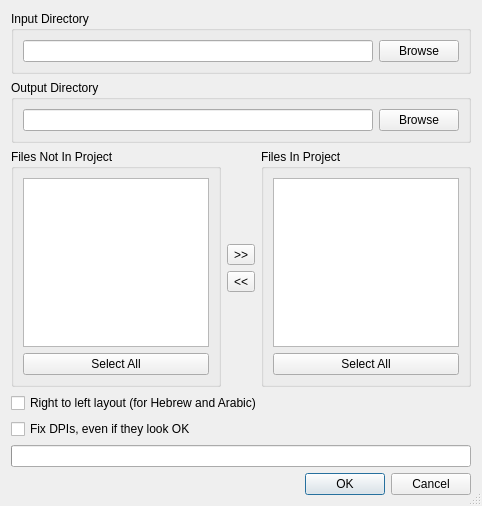
<?xml version="1.0" encoding="UTF-8"?>
<ui version="4.0">
 <class>ProjectFilesDialog</class>
 <widget class="QDialog" name="ProjectFilesDialog">
  <property name="geometry">
   <rect>
    <x>0</x>
    <y>0</y>
    <width>482</width>
    <height>506</height>
   </rect>
  </property>
  <property name="windowTitle">
   <string>Project Files</string>
  </property>
  <property name="sizeGripEnabled">
   <bool>true</bool>
  </property>
  <layout class="QVBoxLayout" name="verticalLayout">
   <item>
    <widget class="QGroupBox" name="groupBox_2">
     <property name="title">
      <string>Input Directory</string>
     </property>
     <layout class="QHBoxLayout">
      <item>
       <widget class="QLineEdit" name="inpDirLine">
        <property name="enabled">
         <bool>true</bool>
        </property>
       </widget>
      </item>
      <item>
       <widget class="QPushButton" name="inpDirBrowseBtn">
        <property name="text">
         <string>Browse</string>
        </property>
       </widget>
      </item>
     </layout>
    </widget>
   </item>
   <item>
    <widget class="QGroupBox" name="groupBox">
     <property name="title">
      <string>Output Directory</string>
     </property>
     <layout class="QHBoxLayout">
      <item>
       <widget class="QLineEdit" name="outDirLine"/>
      </item>
      <item>
       <widget class="QPushButton" name="outDirBrowseBtn">
        <property name="text">
         <string>Browse</string>
        </property>
       </widget>
      </item>
     </layout>
    </widget>
   </item>
   <item>
    <layout class="QHBoxLayout">
     <item>
      <widget class="QGroupBox" name="groupBox_3">
       <property name="title">
        <string>Files Not In Project</string>
       </property>
       <layout class="QVBoxLayout">
        <item>
         <widget class="QListView" name="offProjectList">
          <property name="selectionMode">
           <enum>QAbstractItemView::ExtendedSelection</enum>
          </property>
         </widget>
        </item>
        <item>
         <widget class="QPushButton" name="offProjectSelectAllBtn">
          <property name="text">
           <string>Select All</string>
          </property>
         </widget>
        </item>
       </layout>
      </widget>
     </item>
     <item>
      <layout class="QVBoxLayout">
       <item>
        <spacer>
         <property name="orientation">
          <enum>Qt::Vertical</enum>
         </property>
         <property name="sizeHint" stdset="0">
          <size>
           <width>20</width>
           <height>40</height>
          </size>
         </property>
        </spacer>
       </item>
       <item>
        <widget class="QToolButton" name="addToProjectBtn">
         <property name="toolTip">
          <string>&lt;html&gt;&lt;head&gt;&lt;meta name=&quot;qrichtext&quot; content=&quot;1&quot; /&gt;&lt;style type=&quot;text/css&quot;&gt;
p, li { white-space: pre-wrap; }
&lt;/style&gt;&lt;/head&gt;&lt;body style=&quot; font-family:'Sans Serif'; font-size:9pt; font-weight:400; font-style:normal;&quot;&gt;
&lt;p style=&quot; margin-top:0px; margin-bottom:0px; margin-left:0px; margin-right:0px; -qt-block-indent:0; text-indent:0px;&quot;&gt;Add selected files to project.&lt;/p&gt;&lt;/body&gt;&lt;/html&gt;</string>
         </property>
         <property name="text">
          <string>&gt;&gt;</string>
         </property>
        </widget>
       </item>
       <item>
        <widget class="QToolButton" name="removeFromProjectBtn">
         <property name="toolTip">
          <string>&lt;html&gt;&lt;head&gt;&lt;meta name=&quot;qrichtext&quot; content=&quot;1&quot; /&gt;&lt;style type=&quot;text/css&quot;&gt;
p, li { white-space: pre-wrap; }
&lt;/style&gt;&lt;/head&gt;&lt;body style=&quot; font-family:'Sans Serif'; font-size:9pt; font-weight:400; font-style:normal;&quot;&gt;
&lt;p style=&quot; margin-top:0px; margin-bottom:0px; margin-left:0px; margin-right:0px; -qt-block-indent:0; text-indent:0px;&quot;&gt;Remove selected files from project.&lt;/p&gt;&lt;/body&gt;&lt;/html&gt;</string>
         </property>
         <property name="text">
          <string>&lt;&lt;</string>
         </property>
        </widget>
       </item>
       <item>
        <spacer>
         <property name="orientation">
          <enum>Qt::Vertical</enum>
         </property>
         <property name="sizeHint" stdset="0">
          <size>
           <width>20</width>
           <height>40</height>
          </size>
         </property>
        </spacer>
       </item>
      </layout>
     </item>
     <item>
      <widget class="QGroupBox" name="groupBox_4">
       <property name="title">
        <string>Files In Project</string>
       </property>
       <layout class="QVBoxLayout">
        <item>
         <widget class="QListView" name="inProjectList">
          <property name="enabled">
           <bool>true</bool>
          </property>
          <property name="selectionMode">
           <enum>QAbstractItemView::ExtendedSelection</enum>
          </property>
         </widget>
        </item>
        <item>
         <widget class="QPushButton" name="inProjectSelectAllBtn">
          <property name="text">
           <string>Select All</string>
          </property>
         </widget>
        </item>
       </layout>
      </widget>
     </item>
    </layout>
   </item>
   <item>
    <widget class="QCheckBox" name="rtlLayoutCB">
     <property name="text">
      <string>Right to left layout (for Hebrew and Arabic)</string>
     </property>
    </widget>
   </item>
   <item>
    <widget class="QCheckBox" name="forceFixDpi">
     <property name="text">
      <string>Fix DPIs, even if they look OK</string>
     </property>
    </widget>
   </item>
   <item>
    <widget class="QProgressBar" name="progressBar">
     <property name="value">
      <number>0</number>
     </property>
     <property name="textVisible">
      <bool>false</bool>
     </property>
    </widget>
   </item>
   <item>
    <widget class="QDialogButtonBox" name="buttonBox">
     <property name="orientation">
      <enum>Qt::Horizontal</enum>
     </property>
     <property name="standardButtons">
      <set>QDialogButtonBox::Cancel|QDialogButtonBox::Ok</set>
     </property>
    </widget>
   </item>
  </layout>
 </widget>
 <resources/>
 <connections>
  <connection>
   <sender>buttonBox</sender>
   <signal>rejected()</signal>
   <receiver>ProjectFilesDialog</receiver>
   <slot>reject()</slot>
   <hints>
    <hint type="sourcelabel">
     <x>295</x>
     <y>463</y>
    </hint>
    <hint type="destinationlabel">
     <x>286</x>
     <y>274</y>
    </hint>
   </hints>
  </connection>
  <connection>
   <sender>offProjectSelectAllBtn</sender>
   <signal>clicked()</signal>
   <receiver>offProjectList</receiver>
   <slot>selectAll()</slot>
   <hints>
    <hint type="sourcelabel">
     <x>74</x>
     <y>381</y>
    </hint>
    <hint type="destinationlabel">
     <x>86</x>
     <y>318</y>
    </hint>
   </hints>
  </connection>
  <connection>
   <sender>inProjectSelectAllBtn</sender>
   <signal>clicked()</signal>
   <receiver>inProjectList</receiver>
   <slot>selectAll()</slot>
   <hints>
    <hint type="sourcelabel">
     <x>386</x>
     <y>380</y>
    </hint>
    <hint type="destinationlabel">
     <x>382</x>
     <y>304</y>
    </hint>
   </hints>
  </connection>
 </connections>
</ui>
